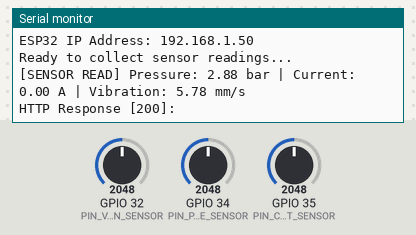
This sketch was run on a simulated ESP32. Parts: the last lines printed to the serial monitor. The test bench sets the inputs (shaded band); at power-on: GPIO 32 (PIN_VIBRATION_SENSOR) = 2048, GPIO 34 (PIN_PRESSURE_SENSOR) = 2048, GPIO 35 (PIN_CURRENT_SENSOR) = 2048. WiFi joins after 1.5 s; servers stay silent unless stated; uploads are accepted with an empty reply.

Above: at 3.7 s.
3.8 s: GPIO 32 (PIN_VIBRATION_SENSOR) set to 2866
At 4.67 s:
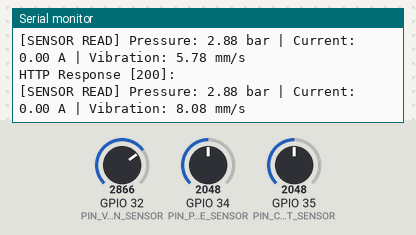
6.4 s: GPIO 34 (PIN_PRESSURE_SENSOR) set to 2866
At 7.8 s:
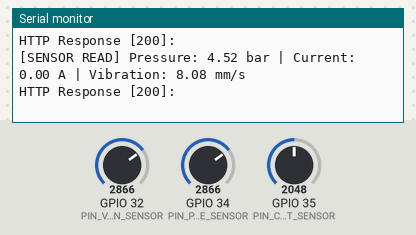
9.0 s: GPIO 35 (PIN_CURRENT_SENSOR) set to 2866
At 11.4 s:
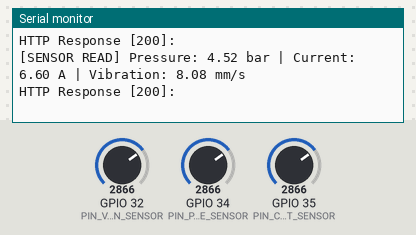
11.6 s: GPIO 32 (PIN_VIBRATION_SENSOR) set to 3603
At 13.6 s:
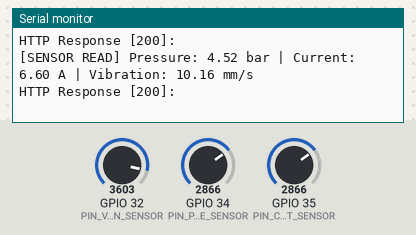
14.2 s: GPIO 34 (PIN_PRESSURE_SENSOR) set to 3603
At 15.1 s:
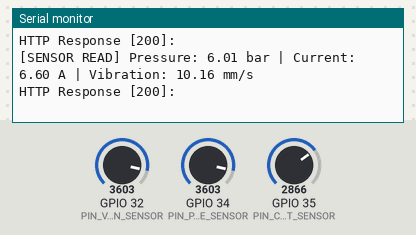
16.8 s: GPIO 35 (PIN_CURRENT_SENSOR) set to 3603
At 19.4 s:
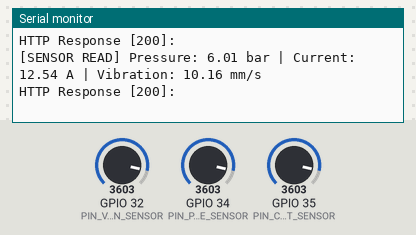
Timing chart, 0 to 20.4 s (numbered marks = the images above; inputs shaded):
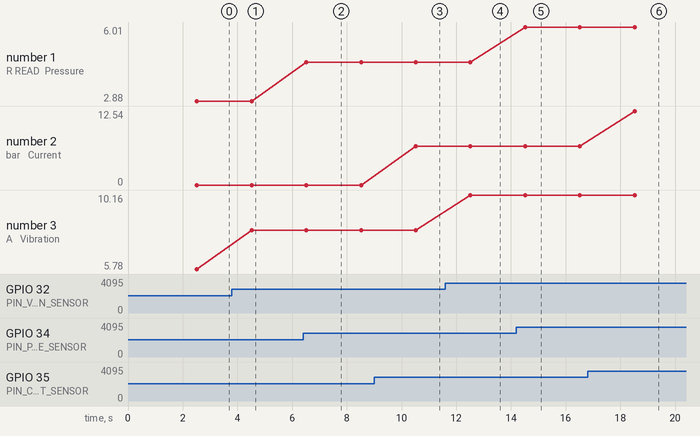

Measured:
- after the input at 3.8 s, the serial monitor: prints a new line after 0.72 s (image 1)
- after the input at 6.4 s, the serial monitor: prints a new line after 0.12 s (image 2)
- after the input at 9.0 s, the serial monitor: prints a new line after 1.5 s (image 3)
- after the input at 11.6 s, the serial monitor: prints a new line after 0.92 s (image 4)
- after the input at 14.2 s, the serial monitor: prints a new line after 0.32 s (image 5)
- after the input at 16.8 s, the serial monitor: prints a new line after 1.7 s (image 6)
- plotted number 1: 2.88 → 4.52 after the input at 6.4 s, 4.52 → 6.01 after the input at 14.2 s
- plotted number 2: 0 → 6.6 after the input at 9.0 s, 6.6 → 12.54 after the input at 16.8 s

The sketch:

pump_sensor.ino
```cpp
/*
 * ======================================================================================
 * SMART PUMP FAULT PREDICTION SYSTEM — ESP32 HARDWARE INTEGRATION SKETCH
 * ======================================================================================
 * Project: Smart Pump Fault Prediction — Industrial Pump Condition Monitoring
 *
 * Target Hardware:
 *   - Microcontroller: ESP32 Dev Module
 *   - Pressure Sensor: Industrial Pressure Transducer (0-10 bar, 0.5V-4.5V output) -> Pin GPIO 34 (ADC1_CH6)
 *   - Current Sensor: ACS712-20A Hall-Effect Current Sensor Module -> Pin GPIO 35 (ADC1_CH7)
 *   - Vibration Sensor: ADXL345 / Piezoelectric Analog Vibration Sensor -> Pin GPIO 32 (ADC1_CH4)
 *   - Water Pump: Low-Voltage DC Centrifugal Water Pump (12V)
 *
 * NOTE FOR ACADEMIC AUDIT:
 *   Current software evaluation uses the Sensor Simulator layer ("data_source": "SIMULATED").
 *   This sketch is pre-configured and ready for future physical deployment.
 *   When flashed to ESP32, it transmits "data_source": "ESP32" to the Flask REST API.
 * ======================================================================================
 */

#include <WiFi.h>
#include <HTTPClient.h>
#include <ArduinoJson.h>

// --- Wi-Fi Configuration ---
const char* WIFI_SSID = "YOUR_WIFI_SSID";
const char* WIFI_PASS = "YOUR_WIFI_PASSWORD";

// --- Flask REST API Configuration ---
// Replace with the IP address of the machine running the Flask server
const char* SERVER_URL = "http://192.168.1.100:5000/api/sensor-data";

// --- Hardware Pin Definitions ---
const int PIN_PRESSURE_SENSOR  = 34; // Analog In
const int PIN_CURRENT_SENSOR   = 35; // Analog In
const int PIN_VIBRATION_SENSOR = 32; // Analog In

// --- Calibration Parameters ---
const float ADC_REF_VOLTAGE = 3.3;
const int ADC_RESOLUTION = 4095;

// Sampling Interval (milliseconds)
const unsigned long SAMPLING_INTERVAL_MS = 2000;
unsigned long lastSampleTime = 0;

void setup() {
  Serial.begin(115200);
  delay(1000);

  Serial.println("\n=======================================================");
  Serial.println("  Smart Pump Monitoring System — ESP32 IoT Node Setup  ");
  Serial.println("=======================================================");

  // Pin modes
  pinMode(PIN_PRESSURE_SENSOR, INPUT);
  pinMode(PIN_CURRENT_SENSOR, INPUT);
  pinMode(PIN_VIBRATION_SENSOR, INPUT);

  // Connect to Wi-Fi Network
  Serial.print("Connecting to Wi-Fi SSID: ");
  Serial.println(WIFI_SSID);
  WiFi.begin(WIFI_SSID, WIFI_PASS);

  while (WiFi.status() != WL_CONNECTED) {
    delay(500);
    Serial.print(".");
  }

  Serial.println("\nWi-Fi Connected successfully!");
  Serial.print("ESP32 IP Address: ");
  Serial.println(WiFi.localIP());
  Serial.println("Ready to collect sensor readings...\n");
}

float readPressureSensor() {
  int rawADC = analogRead(PIN_PRESSURE_SENSOR);
  float voltage = (rawADC / (float)ADC_RESOLUTION) * ADC_REF_VOLTAGE;
  // Convert voltage (0.5V - 4.5V) to Pressure in bar (0 - 10 bar)
  float pressureBar = (voltage - 0.5) * (10.0 / 4.0);
  return (pressureBar < 0.0) ? 0.0 : pressureBar;
}

float readCurrentSensor() {
  int rawADC = analogRead(PIN_CURRENT_SENSOR);
  float voltage = (rawADC / (float)ADC_RESOLUTION) * ADC_REF_VOLTAGE;
  // ACS712-20A sensitivity is 100mV/A with VCC/2 offset (1.65V at 3.3V ADC)
  float currentAmps = abs(voltage - 1.65) / 0.100;
  return currentAmps;
}

float readVibrationSensor() {
  int rawADC = analogRead(PIN_VIBRATION_SENSOR);
  float voltage = (rawADC / (float)ADC_RESOLUTION) * ADC_REF_VOLTAGE;
  // Map analog vibration voltage to RMS velocity (mm/s)
  float vibrationMMS = voltage * 3.5;
  return vibrationMMS;
}

void loop() {
  unsigned long currentMillis = millis();

  if (currentMillis - lastSampleTime >= SAMPLING_INTERVAL_MS) {
    lastSampleTime = currentMillis;

    if (WiFi.status() == WL_CONNECTED) {
      // 1. Read Physical Sensor Values
      float pressure  = readPressureSensor();
      float current   = readCurrentSensor();
      float vibration = readVibrationSensor();

      Serial.printf("[SENSOR READ] Pressure: %.2f bar | Current: %.2f A | Vibration: %.2f mm/s\n",
                    pressure, current, vibration);

      // 2. Construct JSON Payload with ESP32 data source marker
      StaticJsonDocument<256> doc;
      doc["pressure"]    = pressure;
      doc["current"]     = current;
      doc["vibration"]   = vibration;
      doc["data_source"] = "ESP32"; // Explicit hardware marker

      String jsonPayload;
      serializeJson(doc, jsonPayload);

      // 3. Send HTTP POST to Flask API Endpoint
      HTTPClient http;
      http.begin(SERVER_URL);
      http.addHeader("Content-Type", "application/json");

      int httpResponseCode = http.POST(jsonPayload);

      if (httpResponseCode > 0) {
        String responseStr = http.getString();
        Serial.printf("HTTP Response [%d]: %s\n", httpResponseCode, responseStr.c_str());
      } else {
        Serial.printf("HTTP POST Error Code: %d\n", httpResponseCode);
      }

      http.end();
    } else {
      Serial.println("Wi-Fi disconnected! Reconnecting...");
      WiFi.reconnect();
    }
  }
}
```
